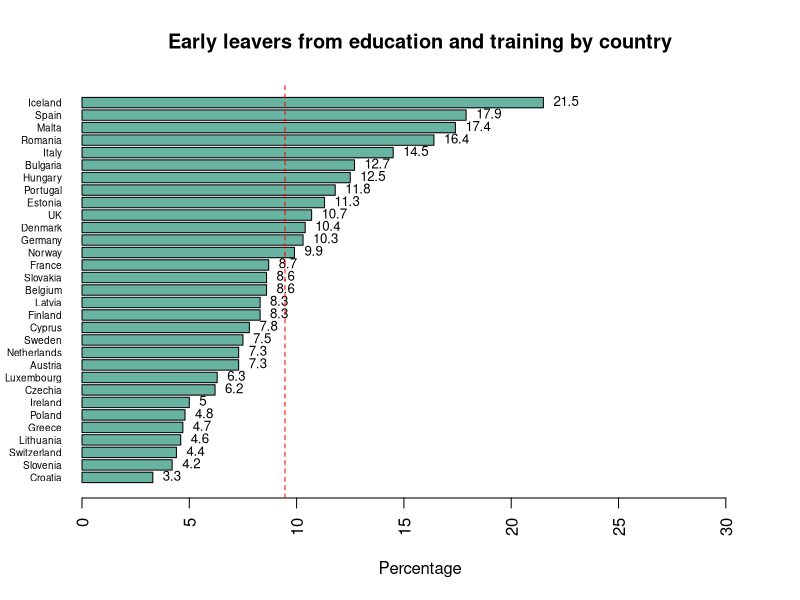
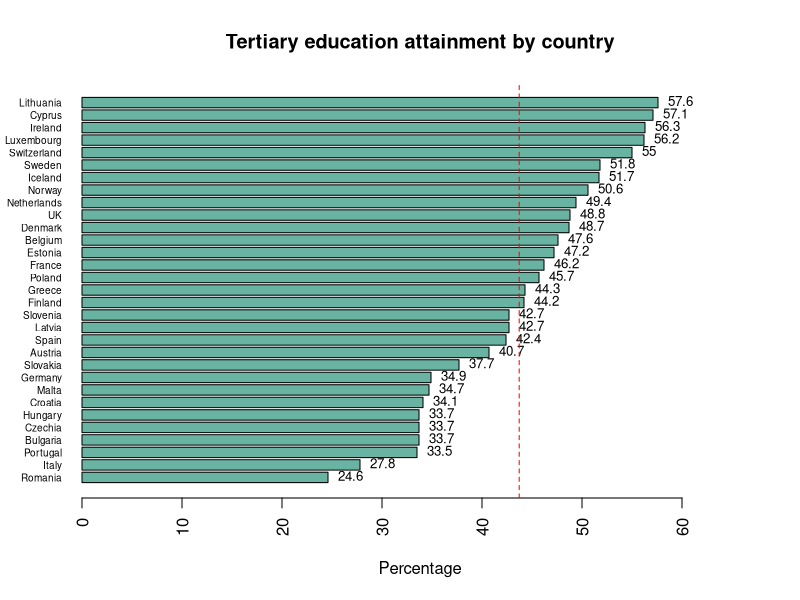
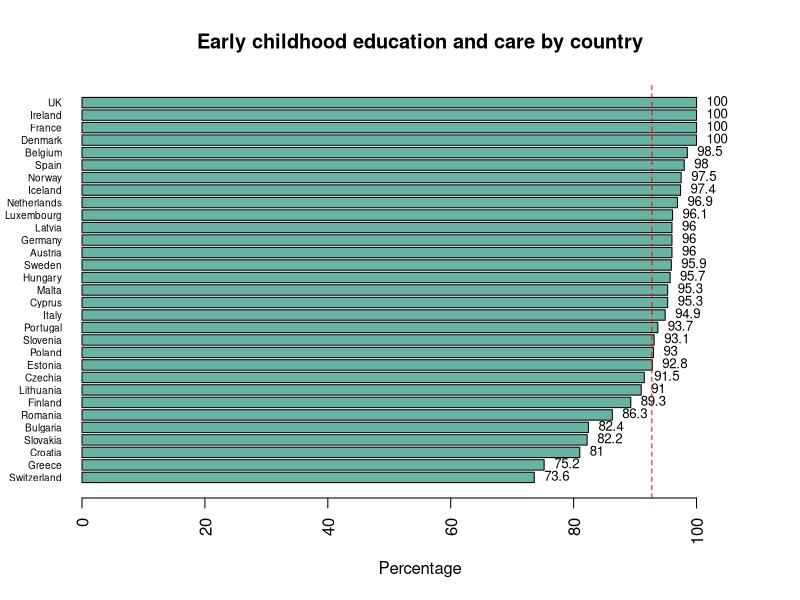
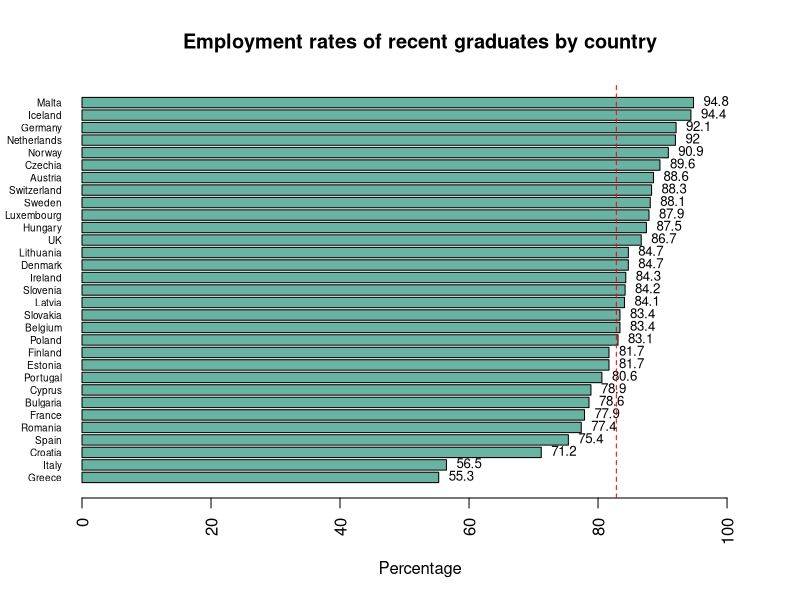
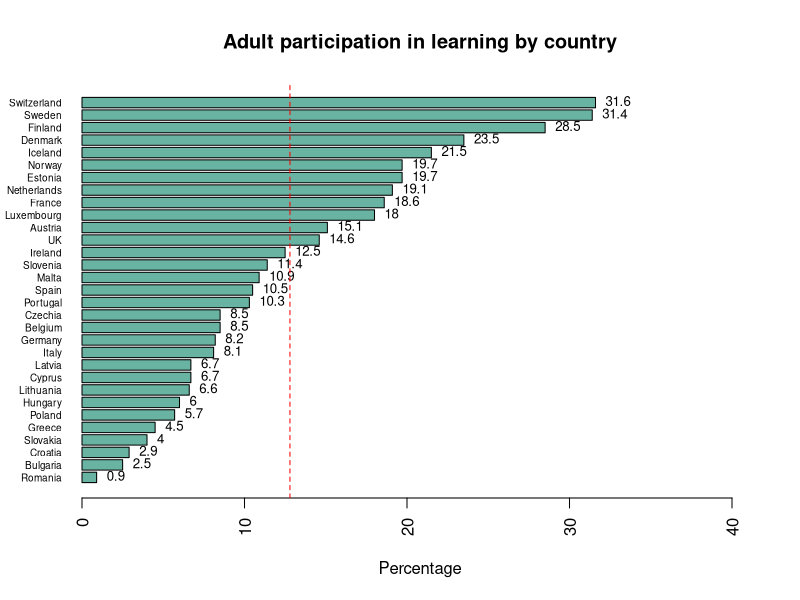
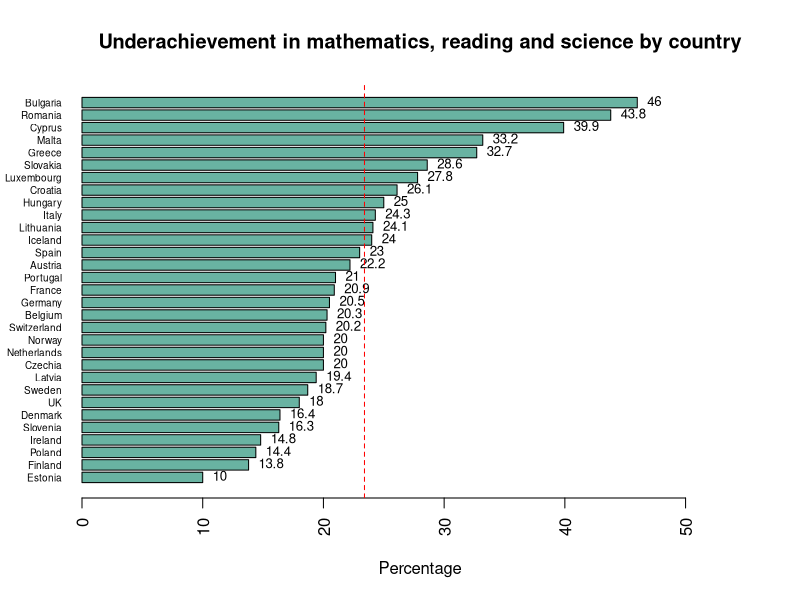
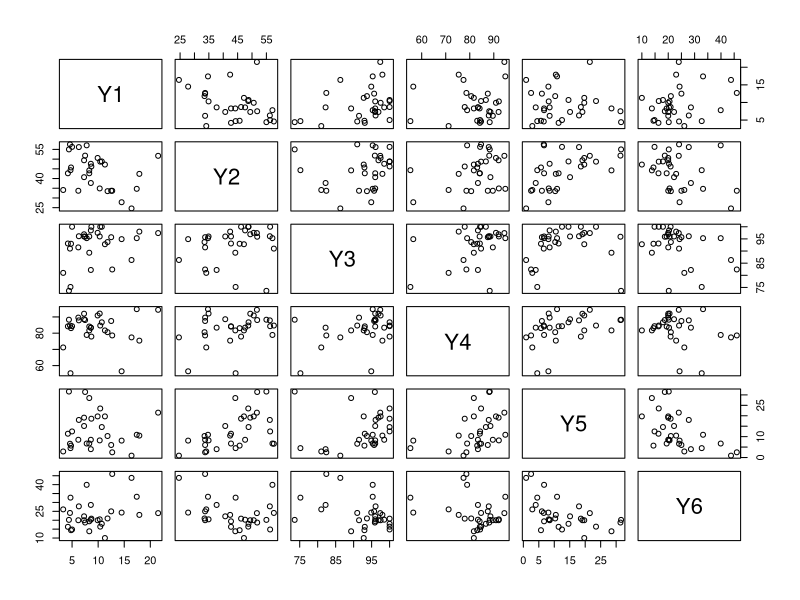

Write the R code that produced these figures, in order.
install.packages(c("readxl", "ggplot2"))

library(readxl)
library(ggplot2)

data <- read_xlsx(path = "data.xlsx", sheet = "2018")

make_barplot <- function(data, names, title) {
  table <- data.frame(Data = data, Countries = names)
  sorted_data <- table[order(table$Data), ]
  bp <- barplot(
    height = sorted_data$Data,
    names = sorted_data$Countries,
    main = title,
    xlab = "Percentage",
    col = "#69b3a2",
    cex.names = 0.6,
    horiz = TRUE,
    las = 2,
    xlim = c(0, max(data) + 10)
  )

  # Add height labels to the bars
  text(
    x = sorted_data$Data,
    y = bp,
    labels = sorted_data$Data,
    cex = 0.8,
    pos = 4
  )

  # Add average line
  avg_line <- mean(data)
  abline(v = avg_line, lty = 2, col = "red")
}

par(mfrow = c(1, 1))
# par(mfrow = c(2, 3)) # Six figures on the same plot. Doesn't look nice.

make_barplot(
  data = data$Y1,
  names = data$Country,
  title = "Early leavers from education and training by country"
)
make_barplot(
  data = data$Y2,
  names = data$Country,
  title = "Tertiary education attainment by country"
)
make_barplot(
  data = data$Y3,
  names = data$Country,
  title = "Early childhood education and care by country"
)
make_barplot(
  data = data$Y4,
  names = data$Country,
  title = "Employment rates of recent graduates by country"
)
make_barplot(
  data = data$Y5,
  names = data$Country,
  title = "Adult participation in learning by country"
)
make_barplot(
  data = data$Y6,
  names = data$Country,
  title = "Underachievement in mathematics, reading and science by country"
)

temp <- data
temp$Country <- NULL
plot(temp) # How can you even interpret this one?
